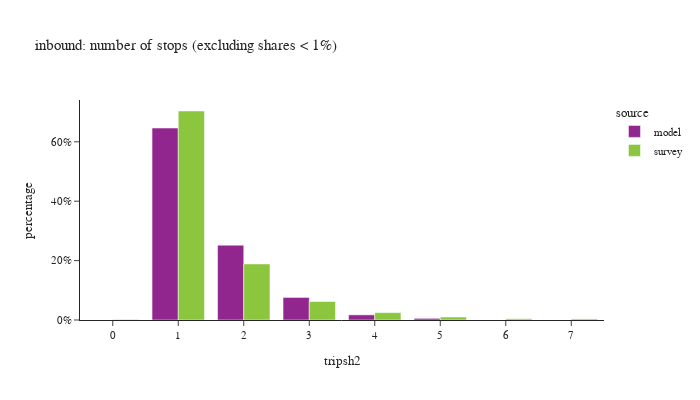

The notebook cell this image was saved under:
### Code cell
df_plot = df_tour.groupby(['tripsh2','source'])['toexpfac'].sum().reset_index()
df_plot['percentage'] = df_plot.groupby(['source'], group_keys=False)['toexpfac']. \
    apply(lambda x: x / float(x.sum()))
df_plot = df_plot.loc[df_plot['percentage'] > 0.001]
# df_plot
fig = px.bar(df_plot.sort_values(['source']), x="tripsh2", y="percentage", color="source",
             barmode="group",title="inbound: number of stops (excluding shares < 1%)",
             hover_data=['toexpfac'])
fig.update_layout(height=400, width=700, font=dict(size=11),
                  xaxis = dict(dtick = 1, categoryorder='category ascending'),
                  yaxis=dict(tickformat=".0%"))
fig.show()

### Figure 1 — Plotly figure (JSON) as saved in the notebook; plotly's stock layout.template omitted (floating-point values rounded to 4 significant figures)
{"data": [{"alignmentgroup": "True", "customdata": [[3760000.0], [1466000.0], [442000.0], [100900.0], [32040.0]], "hovertemplate": "source=model<br>tripsh2=%{x}<br>percentage=%{y}<br>toexpfac=%{customdata[0]}<extra></extra>", "legendgroup": "model", "marker": {"color": "#91268F", "pattern": {"shape": ""}}, "name": "model", "offsetgroup": "model", "orientation": "v", "showlegend": true, "textposition": "auto", "type": "bar", "x": [1, 2, 3, 4, 5], "xaxis": "x", "y": [0.6463, 0.252, 0.07596, 0.01734, 0.005507], "yaxis": "y"}, {"alignmentgroup": "True", "customdata": [[8964.0], [3554000.0], [953600.0], [314800.0], [125700.0], [51610.0], [21390.0], [18630.0]], "hovertemplate": "source=survey<br>tripsh2=%{x}<br>percentage=%{y}<br>toexpfac=%{customdata[0]}<extra></extra>", "legendgroup": "survey", "marker": {"color": "#8CC63E", "pattern": {"shape": ""}}, "name": "survey", "offsetgroup": "survey", "orientation": "v", "showlegend": true, "textposition": "auto", "type": "bar", "x": [0, 1, 2, 3, 4, 5, 6, 7], "xaxis": "x", "y": [0.001775, 0.7037, 0.1888, 0.06234, 0.0249, 0.01022, 0.004234, 0.003688], "yaxis": "y"}], "layout": {"barmode": "group", "font": {"size": 11}, "height": 400, "legend": {"title": {"text": "source"}, "tracegroupgap": 0}, "title": {"text": "inbound: number of stops (excluding shares < 1%)"}, "width": 700, "xaxis": {"anchor": "y", "categoryorder": "category ascending", "domain": [0.0, 1.0], "dtick": 1, "title": {"text": "tripsh2"}}, "yaxis": {"anchor": "x", "domain": [0.0, 1.0], "tickformat": ".0%", "title": {"text": "percentage"}}}}
